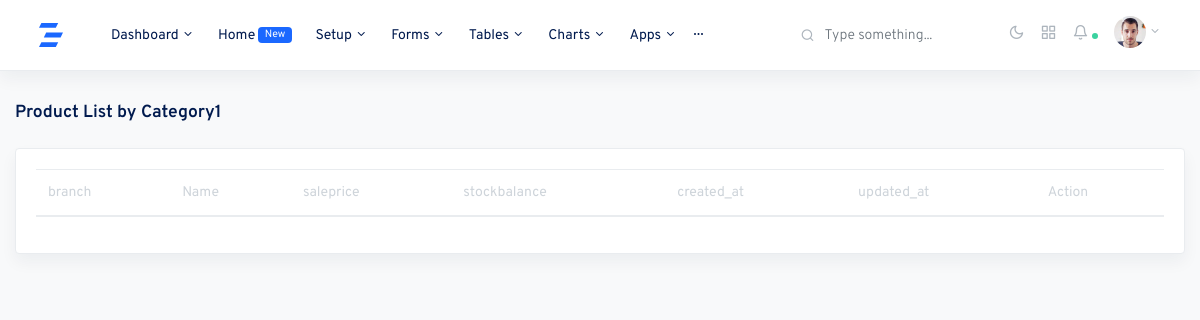
/product_list_by_category/1/, run on an earlier commit of the app's database.
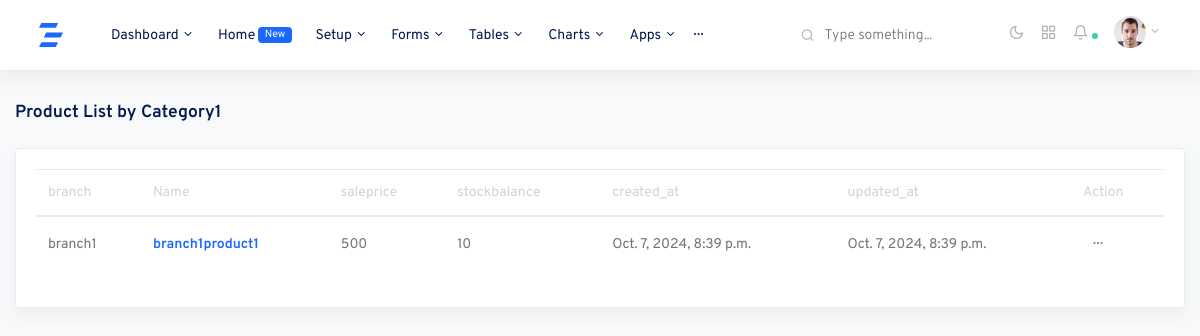
And on a later commit of the database.
### myapp/models.py (models this page shows, shortened)
class product(models.Model):
    branch = models.ForeignKey(branch, on_delete=models.CASCADE, blank=True, null=True)
    photo = models.ImageField(upload_to='', blank=True, null=True)
    name = models.CharField(max_length=255, blank=True, null=True)
    category = models.ForeignKey(category, on_delete=models.CASCADE, blank=True, null=True)
    saleprice = models.PositiveIntegerField(default=0)
    purchaseprice = models.PositiveIntegerField(default=0)
    stockbalance = models.IntegerField(default=0)
    created_at = models.DateTimeField(auto_now_add=True)
    updated_at = models.DateTimeField(auto_now=True)

class branch(models.Model):
    usr = models.ForeignKey(User, on_delete=models.SET_NULL, null=True, blank=True)
    branch_name = models.CharField(max_length=225,blank=True, null=True)
    phone = models.CharField(max_length=225,blank=True, null=True)
    address = models.CharField(max_length=225,blank=True, null=True)
    created_at = models.DateTimeField(auto_now_add=True)
    updated_at = models.DateTimeField(auto_now=True)
    def __str__(self):
        return self.branch_name

### myapp/views.py (the view)
# urls.py: path('product_list_by_category/<int:id>/', product_list_by_category.as_view(), name='product_list_by_category'),
class product_list_by_category(View):
    def get(self, request, id):
        cat = get_object_or_404(category, id=id)
        products = product.objects.filter(category=cat)
        context = {'products':products, 'cat':cat}
        return render(request, 'product_list_by_category.html', context)

### myapp/models.py (called while the page is built)
    def __str__(self):
        return self.category

### templates/product_list_by_category.html (shortened to what this page needs)
{% extends 'base.html' %}
{% block content %}
<div class="row justify-content-center">
    <div class="col-12">
      <h5 class="mb-2 page-title">Product List by {{cat}}</h5>
      <div class="row my-4">
        <div class="col-md-12">
          <div class="card shadow">
            <div class="card-body">
              <table class="table datatables" id="categoryview-1">
                <thead>
                  <tr>
                    <th>branch</th>
                    <th>Name</th>
                    <th>saleprice</th>
                    <th>stockbalance</th>
                    <th>created_at</th>
                    <th>updated_at</th>
                    <th>Action</th>
                  </tr>
                </thead>
                <tbody id="categorylist">
                  {% for p in products %}
                  <tr class="prolisttr">
                    <td>{{p.branch}}</td>
                    <td ><strong class="text-primary">{{p.name}}</strong></td>
                    <td>{{p.saleprice}}</td>
                    <td>{{p.stockbalance}}</td>
                    <td>{{p.created_at}}</td>
                    <td>{{p.updated_at}}</td>
                    <td><button class="btn btn-sm dropdown-toggle more-horizontal" type="button" data-toggle="dropdown" aria-haspopup="true" aria-expanded="false">
                      </button>
                    </td>
                  </tr>
                  {% endfor %}
                </tbody>
              </table>
            </div>
          </div>
        </div>
      </div>
    </div>
  </div>
{% endblock content %}

What changed in the data, as far as the page shows it:
added product: branch "branch1", name "branch1product1", saleprice "500", stockbalance "10", created_at "Oct. 7, 2024, 8:39 p.m.", updated_at "Oct. 7, 2024, 8:39 p.m."
